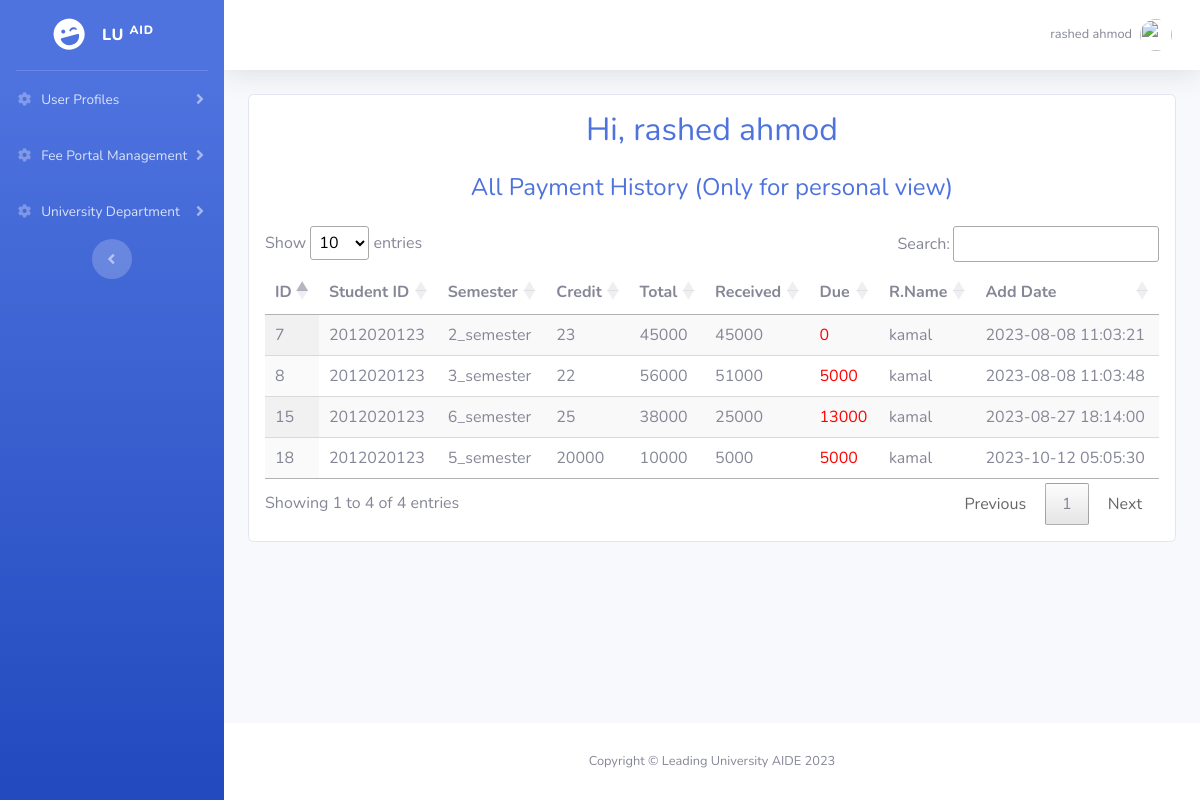
/lu-admin/view_payment_history.php?source=view_payment_history (signed in), run on the app's committed database.
### tables this page shows
CREATE TABLE `student_fees` (
  `id` int(11) NOT NULL,
  `student_id` varchar(255) NOT NULL,
  `student_semester` varchar(255) NOT NULL,
  `course_credit` int(11) NOT NULL,
  `course_fee` int(11) NOT NULL,
  `received_fee` int(11) NOT NULL,
  `due_fee` int(11) NOT NULL,
  `receiver_name` varchar(255) NOT NULL,
  `add_date` timestamp NOT NULL DEFAULT current_timestamp(),
  `update_date` timestamp NOT NULL DEFAULT current_timestamp()
);

### lu-admin/student_fee_components/view_payment_history.php (the view, shortened to what this page needs)
<div class="row">
    <div class="col-md-12">
        <div class="card mb-5">
            <?php $login_student_name = $_SESSION['name']; ?>
            <h2 class="text-center text-primary p-3">Hi, <?php echo $login_student_name; ?></h2>
            <h4 class="text-center text-primary"> All Payment History (Only for personal view) </h4>
            <?php
            global $connection;
            $login_student_id = $_SESSION['st_id'];
            $query = "SELECT * FROM `student_fees` WHERE student_id='$login_student_id'";
            $query_fetch_users = mysqli_query($connection, $query);
            $total_users = mysqli_num_rows($query_fetch_users);
            if($total_users > 0){
                ?>
                <div class="table-responsive p-3">
                    <table id="example" class="display" style="width:100%!important">
                        <thead>
                        <tr>
                            <th class="ml-5">ID</th>
                            <th> Student ID </th>
                            <th> Semester </th>
                            <th> Credit </th>
                            <th> Total  </th>
                            <th> Received  </th>
                            <th> Due </th>
                            <th> R.Name </th>
                            <th> Add Date </th>
                        </tr>
                        </thead>
                        <tbody>
                        <?php
                        while($row = mysqli_fetch_assoc($query_fetch_users)){
                            $fee_id  = $row['id'];
                            $student_id  = $row['student_id'];
                            $student_semester  = $row['student_semester'];
                            $course_credit = $row['course_credit'];
                            $course_fee  = $row['course_fee'];
                            $received_fee = $row['received_fee'];
                            $receiver_name = $row['receiver_name'];
                            $add_date = $row['add_date'];
                            ?>
                            <tr>
                                <td><?php echo $fee_id ?> </td>
                                <td><?php echo $student_id ?></td>
                                <td><?php echo $student_semester ?></td>
                                <td><?php echo $course_credit ?></td>
                                <td><?php echo $course_fee ?></td>
                                <td><?php echo $received_fee ?></td>
                                <td style="color: red"><?php echo  $course_fee - $received_fee; ?></td>
                                <td><?php echo $receiver_name ?></td>
                                <td><?php echo $add_date ?></td>
                            </tr>
                        <?php } ?>
                        </tbody>
                    </table>
                </div>
                <?php
            }else{
                echo "<h3 class='text-center p-4'> No Results Found </h3>";
            }
            ?>
        </div>
    </div>
</div>

### data on the page
student_fees: id "7", student "2012020123", student_semester "2_semester", course_credit "23", course_fee "45000", received_fee "45000", $course_fee - $received_fee "0", receiver_name "kamal", add_date "2023-08-08 11:03:21"
student_fees: id "8", student "2012020123", student_semester "3_semester", course_credit "22", course_fee "56000", received_fee "51000", $course_fee - $received_fee "5000", receiver_name "kamal", add_date "2023-08-08 11:03:48"
student_fees: id "15", student "2012020123", student_semester "6_semester", course_credit "25", course_fee "38000", received_fee "25000", $course_fee - $received_fee "13000", receiver_name "kamal", add_date "2023-08-27 18:14:00"
student_fees: id "18", student "2012020123", student_semester "5_semester", course_credit "20000", course_fee "10000", received_fee "5000", $course_fee-$received_fee "5000", receiver_name "kamal", add_date "2023-10-12 05:05:30"

### other printed values
$_SESSION['name'] "rashed ahmod"
$login_student_name "rashed ahmod"
